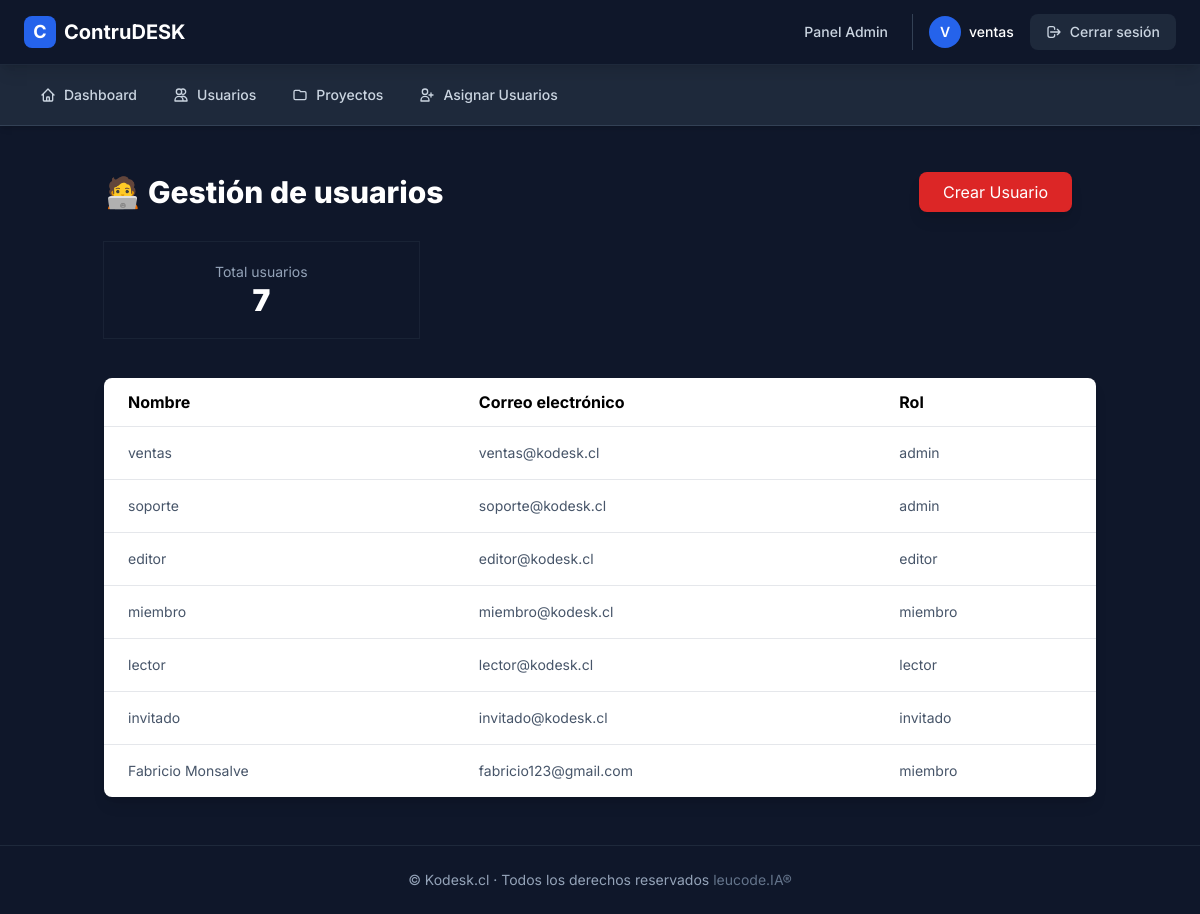
The page /admin/usuarios (signed in) on the database its author committed.
### app/models.py (models this page shows, shortened)
class AdminUser(UserMixin, db.Model):
    __tablename__ = "admin_users"
    id = db.Column(db.Integer, primary_key=True)
    nombre = db.Column(db.String(120), nullable=False)
    email = db.Column(db.String(120), unique=True, nullable=False)
    password_hash = db.Column(db.String(255), nullable=False)
    roles = db.relationship('Role', secondary='user_roles', backref=db.backref('users', lazy='dynamic'))
    def has_role(self, role_name):
        return any(role.name == role_name for role in self.roles)
    @property
    def is_authenticated(self):
        return True

class Role(db.Model):
    __tablename__ = "roles"
    id = db.Column(db.Integer, primary_key=True)
    name = db.Column(db.String(80), unique=True, nullable=False)

### app/routes/admin.py (the view)
@admin_bp.route('/usuarios')
@login_required
def usuarios():
    usuarios = AdminUser.query.all()
    return render_template('admin/usuarios.html', usuarios=usuarios)

### app/templates/admin/usuarios.html (shortened to what this page needs)
{% extends "layout.html" %}
{% block content %}
<section class="container mx-auto px-4 py-12">
  <div class="flex flex-col sm:flex-row sm:items-center sm:justify-between gap-4 mb-8 relative">
    <h2 class="text-2xl sm:text-3xl font-extrabold flex items-center gap-2 text-white">
      🧑‍💻 Gestión de usuarios
    </h2>
    <a href="{{ url_for('admin.crear_usuario') }}" class="absolute top-1/2 transform -translate-y-1/2 right-0 mr-6 bg-red-600 text-white py-2 px-6 rounded-lg shadow-lg hover:bg-red-700 focus:outline-none focus:ring-4 focus:ring-red-500 active:bg-red-800 transition-all duration-300 ease-in-out">
      Crear Usuario
    </a>
  </div>
  <div class="grid sm:grid-cols-3 gap-6 mb-10">
    <div class="card p-5 shadow-soft ring-1 ring-slate-800/70 text-center">
      <p class="text-slate-400 text-sm">Total usuarios</p>
      <p class="text-3xl font-black text-[var(--brand-2)] text-white">{{ usuarios|length }}</p>
    </div>
  </div>
  <div class="overflow-x-auto bg-white shadow-lg rounded-lg">
    <table class="min-w-full table-auto">
      <thead class="bg-[var(--brand)] text-black">
        <tr>
          <th class="px-6 py-3 text-left">Nombre</th>
          <th class="px-6 py-3 text-left">Correo electrónico</th>
          <th class="px-6 py-3 text-left">Rol</th>
        </tr>
      </thead>
      <tbody class="text-sm text-slate-600">
        {% for usuario in usuarios %}
        <tr class="border-t hover:bg-slate-100">
          <td class="px-6 py-4">{{ usuario.nombre }}</td>
          <td class="px-6 py-4">{{ usuario.email }}</td>
          <td class="px-6 py-4">
            {% for role in usuario.roles %}
              {{ role.name }}{% if not loop.last %}, {% endif %}
            {% endfor %}
          </td>
        </tr>
        {% endfor %}
      </tbody>
    </table>
  </div>
</section>
{% endblock %}

### app/templates/layout.html (shortened to what this page needs)
<!DOCTYPE html>
<html lang="es">
<head>
  <script src="https://cdn.tailwindcss.com"></script>
</head>
<body class="min-h-screen flex flex-col">
  <header class="w-full bg-slate-900 border-b border-slate-800 sticky top-0 z-50 shadow-lg">
    <div class="max-w-full mx-auto px-3 sm:px-4 lg:px-6">
      <div class="flex items-center justify-between h-16">
        <a href="{{ url_for('main.index') }}" class="flex items-center gap-2 group">
          <div class="w-8 h-8 bg-blue-600 rounded-lg flex items-center justify-center group-hover:bg-blue-700 transition-colors">
            <span class="text-white font-bold text-lg">C</span>
          </div>
          <span class="text-xl font-bold text-white hidden sm:inline">
            ContruDESK
          </span>
        </a>
        <nav class="hidden lg:flex items-center gap-6">
          {% if current_user.is_authenticated %}
            {% if current_user.has_role('admin') %}
              <a href="{{ url_for('admin.admin_dashboard') }}" class="text-sm text-slate-300 hover:text-white transition-colors font-medium">
                Panel Admin
              </a>
            {% elif current_user.has_role('editor') %}
              <a href="{{ url_for('editor.editor_dashboard') }}" class="text-sm text-slate-300 hover:text-white transition-colors font-medium">
                Dashboard Editor
              </a>
            {% elif current_user.has_role('miembro') %}
              <a href="{{ url_for('miembro.miembro_dashboard') }}" class="text-sm text-slate-300 hover:text-white transition-colors font-medium">
                Dashboard Miembro
              </a>
            {% elif current_user.has_role('lector') %}
            {% else %}
              <a href="{{ url_for('main.index') }}" class="text-sm text-slate-300 hover:text-white transition-colors font-medium">
                Inicio
              </a>
            {% endif %}
            <div class="flex items-center gap-4 pl-4 border-l border-slate-700">
              <div class="flex items-center gap-2">
                <div class="w-8 h-8 bg-blue-600 rounded-full flex items-center justify-center">
                  <span class="text-white text-sm font-semibold">{{ current_user.nombre[0]|upper }}</span>
                </div>
                <span class="text-sm text-white font-medium">{{ current_user.nombre }}</span>
              </div>
              <a href="{{ url_for('auth.logout') }}" class="inline-flex items-center gap-2 px-4 py-2 bg-slate-800 hover:bg-slate-700 text-slate-300 hover:text-white rounded-lg text-sm font-medium transition-colors">
                <svg class="w-4 h-4" fill="none" stroke="currentColor" viewBox="0 0 24 24">
                  <path stroke-linecap="round" stroke-linejoin="round" stroke-width="2" d="M17 16l4-4m0 0l-4-4m4 4H7m6 4v1a3 3 0 01-3 3H6a3 3 0 01-3-3V7a3 3 0 013-3h4a3 3 0 013 3v1"/>
                </svg>
                Cerrar sesión
              </a>
            </div>
          {% else %}
            <a href="{{ url_for('auth.login') }}" class="inline-flex items-center gap-2 px-4 py-2 bg-blue-600 hover:bg-blue-700 text-white rounded-lg text-sm font-semibold transition-colors">
              Iniciar Sesión
            </a>
          {% endif %}
        </nav>
      </div>
    </div>
  </header>
  {% if current_user.is_authenticated %}
    <nav class="bg-slate-800 border-b border-slate-700 shadow-md">
      <div class="max-w-full mx-auto px-3 sm:px-4 lg:px-6">
        <div class="hidden md:flex items-center gap-1 py-3 overflow-x-auto">
          {% if current_user.has_role('admin') %}
            <a href="{{ url_for('admin.admin_dashboard') }}" class="inline-flex items-center gap-2 px-4 py-2 text-sm font-medium text-slate-300 hover:text-white hover:bg-slate-700 rounded-lg transition-colors whitespace-nowrap">
              <svg class="w-4 h-4" fill="none" stroke="currentColor" viewBox="0 0 24 24">
                <path stroke-linecap="round" stroke-linejoin="round" stroke-width="2" d="M3 12l2-2m0 0l7-7 7 7M5 10v10a1 1 0 001 1h3m10-11l2 2m-2-2v10a1 1 0 01-1 1h-3m-6 0a1 1 0 001-1v-4a1 1 0 011-1h2a1 1 0 011 1v4a1 1 0 001 1m-6 0h6"/>
              </svg>
              Dashboard
            </a>
            <a href="{{ url_for('admin.usuarios') }}" class="inline-flex items-center gap-2 px-4 py-2 text-sm font-medium text-slate-300 hover:text-white hover:bg-slate-700 rounded-lg transition-colors whitespace-nowrap">
              <svg class="w-4 h-4" fill="none" stroke="currentColor" viewBox="0 0 24 24">
                <path stroke-linecap="round" stroke-linejoin="round" stroke-width="2" d="M12 4.354a4 4 0 110 5.292M15 21H3v-1a6 6 0 0112 0v1zm0 0h6v-1a6 6 0 00-9-5.197M13 7a4 4 0 11-8 0 4 4 0 018 0z"/>
              </svg>
              Usuarios
            </a>
            <a href="{{ url_for('admin.list_projects') }}" class="inline-flex items-center gap-2 px-4 py-2 text-sm font-medium text-slate-300 hover:text-white hover:bg-slate-700 rounded-lg transition-colors whitespace-nowrap">
              <svg class="w-4 h-4" fill="none" stroke="currentColor" viewBox="0 0 24 24">
                <path stroke-linecap="round" stroke-linejoin="round" stroke-width="2" d="M3 7v10a2 2 0 002 2h14a2 2 0 002-2V9a2 2 0 00-2-2h-6l-2-2H5a2 2 0 00-2 2z"/>
              </svg>
              Proyectos
            </a>
            <a href="{{ url_for('admin.assign_user_to_project') }}" class="inline-flex items-center gap-2 px-4 py-2 text-sm font-medium text-slate-300 hover:text-white hover:bg-slate-700 rounded-lg transition-colors whitespace-nowrap">
              <svg class="w-4 h-4" fill="none" stroke="currentColor" viewBox="0 0 24 24">
                <path stroke-linecap="round" stroke-linejoin="round" stroke-width="2" d="M18 9v3m0 0v3m0-3h3m-3 0h-3m-2-5a4 4 0 11-8 0 4 4 0 018 0zM3 20a6 6 0 0112 0v1H3v-1z"/>
              </svg>
              Asignar Usuarios
            </a>
          {% endif %}
        </div>
      </div>
    </nav>
  {% endif %}
  <main class="flex-grow">
    {% block content %}{% endblock %}
  </main>
  <footer class="bg-slate-900 border-t border-slate-800 mt-auto">
    <div class="max-w-full mx-auto px-3 sm:px-4 lg:px-6 py-6">
      <div class="text-center">
        <p class="text-slate-400 text-sm">
          © {{ config.STORE_NAME or "Kodesk.cl" }} · Todos los derechos reservados
          <span class="text-slate-500">leucode.IA®</span>
        </p>
      </div>
    </div>
  </footer>
</body>
</html>

### app/templates/layout.html (style rules this page uses)
body { font-family: 'Inter', sans-serif !important; background: #0f172a !important; }
.card { @apply bg-slate-900 border border-slate-800 rounded-xl shadow-lg; }

### rows shown on the page
AdminUser: nombre "V", nombre "ventas", email "ventas@kodesk.cl"
Role: name "admin"
AdminUser: nombre "soporte", email "soporte@kodesk.cl"
AdminUser: nombre "editor", email "editor@kodesk.cl"
Role: name "editor"
AdminUser: nombre "miembro", email "miembro@kodesk.cl"
Role: name "miembro"
AdminUser: nombre "lector", email "lector@kodesk.cl"
Role: name "lector"
AdminUser: nombre "invitado", email "invitado@kodesk.cl"
Role: name "invitado"
AdminUser: nombre "Fabricio Monsalve", email "fabricio123@gmail.com"

### other values the page prints
{{ usuarios|length }} "7"
{{ config.STORE_NAME or "Kodesk.cl" }} "Kodesk.cl"
